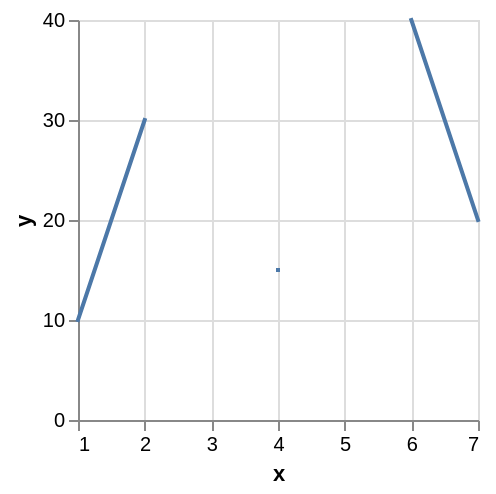

Source (Vega-Lite JSON):
### Vega specification from a JSON file in a GitHub repository (floating-point values rounded to 4 significant figures)
{"$schema": "https://vega.github.io/schema/vega/v5.json", "background": "white", "padding": 5, "width": 200, "height": 200, "style": "cell", "data": [{"name": "source_0", "values": [{"x": 1, "y": 10}, {"x": 2, "y": 30}, {"x": 3, "y": null}, {"x": 4, "y": 15}, {"x": 5, "y": null}, {"x": 6, "y": 40}, {"x": 7, "y": 20}]}, {"name": "data_0", "source": "source_0", "transform": [{"type": "formula", "expr": "toNumber(datum[\"x\"])", "as": "x"}]}], "marks": [{"name": "marks", "type": "line", "style": ["line"], "sort": {"field": "datum[\"x\"]"}, "from": {"data": "data_0"}, "encode": {"update": {"strokeCap": {"value": "square"}, "stroke": {"value": "#4c78a8"}, "x": {"scale": "x", "field": "x"}, "y": {"scale": "y", "field": "y"}, "defined": {"signal": "isValid(datum[\"x\"]) && isFinite(+datum[\"x\"]) && isValid(datum[\"y\"]) && isFinite(+datum[\"y\"])"}}}}], "scales": [{"name": "x", "type": "linear", "domain": {"data": "data_0", "field": "x"}, "range": [0, {"signal": "width"}], "nice": true, "zero": false}, {"name": "y", "type": "linear", "domain": {"data": "data_0", "field": "y"}, "range": [{"signal": "height"}, 0], "nice": true, "zero": true}], "axes": [{"scale": "x", "orient": "bottom", "gridScale": "y", "grid": true, "tickCount": {"signal": "ceil(width/40)"}, "domain": false, "labels": false, "maxExtent": 0, "minExtent": 0, "ticks": false, "zindex": 0}, {"scale": "y", "orient": "left", "gridScale": "x", "grid": true, "tickCount": {"signal": "ceil(height/40)"}, "domain": false, "labels": false, "maxExtent": 0, "minExtent": 0, "ticks": false, "zindex": 0}, {"scale": "x", "orient": "bottom", "grid": false, "title": "x", "labelFlush": true, "labelOverlap": true, "tickCount": {"signal": "ceil(width/40)"}, "zindex": 0}, {"scale": "y", "orient": "left", "grid": false, "title": "y", "labelOverlap": true, "tickCount": {"signal": "ceil(height/40)"}, "zindex": 0}], "config": {"background": "white"}}
